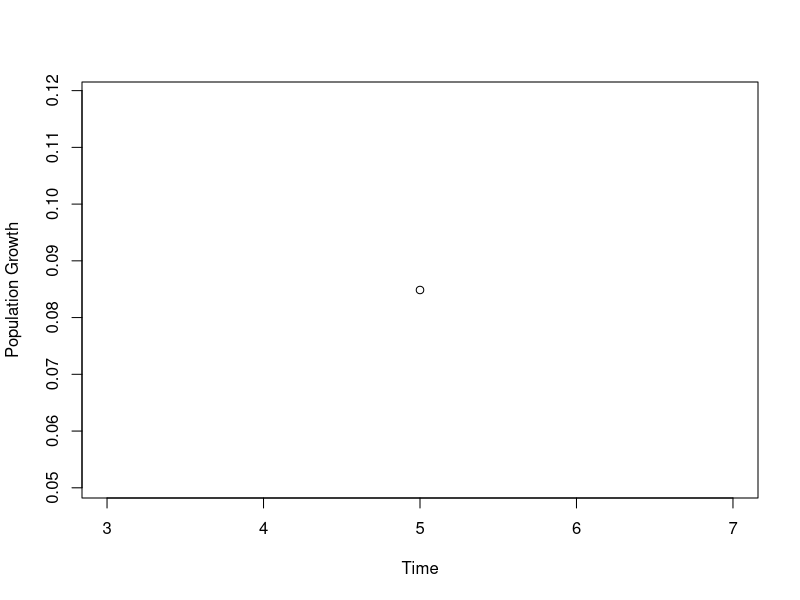
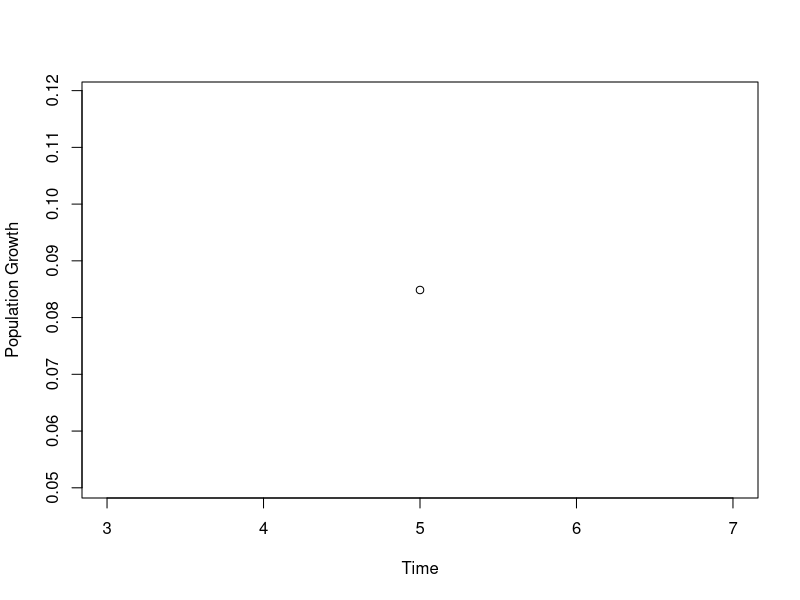

Write the R code that produced these figures, in order.
#Programming for Biologists 10/24
#control flow exercises

#1. Write a loop that prints out the numbers from 20 to 10
for (i in 20:10){
  print(i)
}

#2. Write a loop that print out only the numbers from 20 to 10 that are even
for(i in 20:10){
  if(i%%2 ==0)
  print(i)
}

#3. Write a function that calculates whether a number is a prime number (hint: what does 2 %% 3 give you?) 
p_func <- function(num){
  if(sum(num/1:num==num%/%1:num)==2)
    print(paste(num, "job: Number"))
}

#checking the function
p_func(7)

#credit: http://stackoverflow.com/questions/19767408/prime-number-function-in-r

#4 Write a loop that prints out the numbers from 1 to 20, printing “Good: NUMBER” if the number is divisible by five and “Job: NUMBER” if then number is prime, and nothing otherwise.

for(num in 1:20){
  if(num%%5==0) {
    print(paste(num, "Good: number")) } else {
      p_func(num)
    }
}

#5. A biologist is modelling population growth using a Gompertz curve, which is defined as y(t) = a.e−b.e−c.t where y is population size, t is time, a and b are parameters, and e is the exponent al function. Write them a function that calculates population size at any time for any values of its parameters.
a= .1
b= 2
c= .5
t= 5
pop_growth=function(a, b, c, t){
a*exp((-b)*exp((-c)*t)) 
}

#plugging in random numbers
y=pop_growth(a,b,c,t)
y
#6. The biologist likes your function so much they want you to write another function that plots the progress of the population over a given length of time. Write it for them.
plot(t, y, xlab= "Time", ylab="Population Growth")


#7. The biologist has fallen in love with your plotting function, but want to colour y values above a as blue, and y values above b as red. Change your function to allow that.
plot(t, y, xlab= "Time", ylab="Population Growth", col=ifelse(a<y, "blue", ifelse(y>b, "red", "black")))




